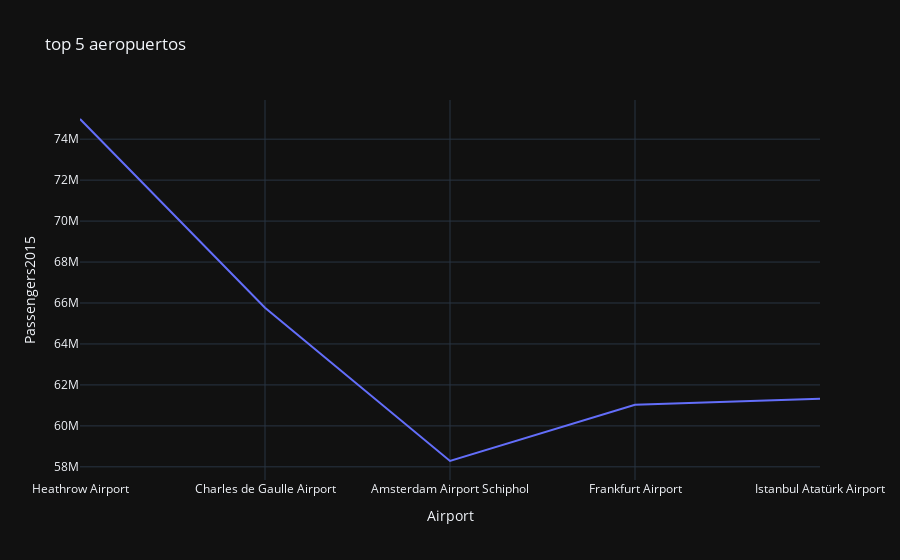

Notebook code cell kept with this figure:
### Code cell
px.line(df_5, x= 'Airport', y= 'Passengers2015', title= 'top 5 aeropuertos', template= "plotly_dark" )

### Figure 1 — Plotly figure (JSON) as saved in the notebook; plotly's stock layout.template omitted (floating-point values rounded to 4 significant figures)
{"data": [{"hovertemplate": "Airport=%{x}<br>Passengers2015=%{y}<extra></extra>", "legendgroup": "", "line": {"color": "#636efa", "dash": "solid"}, "marker": {"symbol": "circle"}, "mode": "lines", "name": "", "orientation": "v", "showlegend": false, "type": "scatter", "x": ["Heathrow Airport", "Charles de Gaulle Airport", "Amsterdam Airport Schiphol", "Frankfurt Airport", "Istanbul Atatürk Airport"], "xaxis": "x", "y": [74985475, 65766986, 58284848, 61032022, 61322729], "yaxis": "y"}], "layout": {"legend": {"tracegroupgap": 0}, "title": {"text": "top 5 aeropuertos"}, "xaxis": {"anchor": "y", "domain": [0, 1], "title": {"text": "Airport"}}, "yaxis": {"anchor": "x", "domain": [0, 1], "title": {"text": "Passengers2015"}}}}
